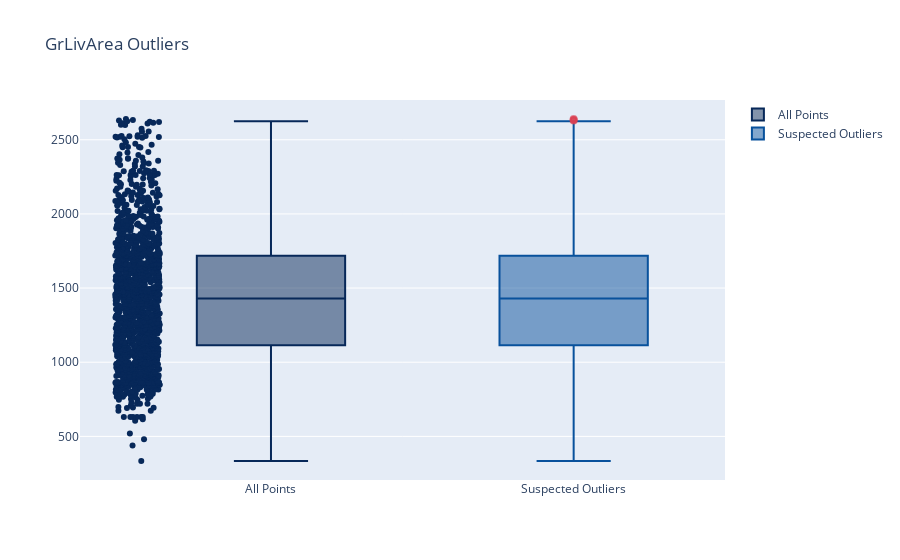

The cell this chart's notebook holds for it:
### Code cell
df_clean = outlier_treatment(df_clean,'GrLivArea')
OutLiersBox(df_clean,'GrLivArea')

### Figure 1 — Plotly figure (JSON) as saved in the notebook; plotly's stock layout.template omitted (floating-point values rounded to 4 significant figures; data arrays with more than 128 entries replaced by an {"elided": "..."} marker saying what was removed)
{"data": [{"boxpoints": "all", "jitter": 0.3, "line": {"color": "rgb(7,40,89)"}, "marker": {"color": "rgb(7,40,89)"}, "name": "All Points", "pointpos": -1.8, "type": "box", "y": {"elided": "1378 int values"}}, {"boxpoints": "suspectedoutliers", "line": {"color": "rgb(8,81,156)"}, "marker": {"color": "rgb(8,81,156)", "line": {"outliercolor": "rgba(219, 64, 82, 0.6)", "outlierwidth": 2}, "outliercolor": "rgba(219, 64, 82, 0.6)"}, "name": "Suspected Outliers", "type": "box", "y": {"elided": "1378 int values"}}], "layout": {"title": {"text": "GrLivArea Outliers"}}}
